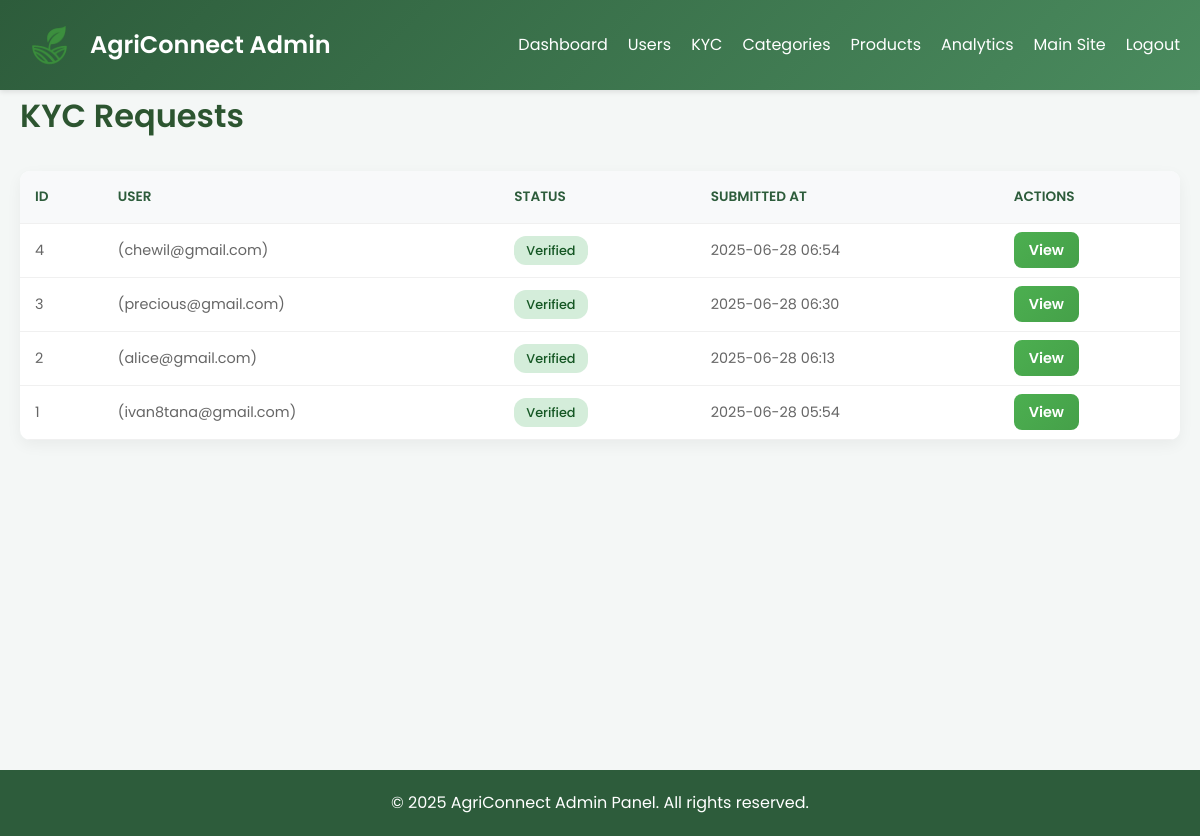
The page /admin/kyc (signed in) on the database its author committed.
### app/models/kyc.py (models this page shows, shortened)
class KYC(db.Model):
    __tablename__ = 'kyc'
    id = db.Column(db.Integer, primary_key=True)
    user_id = db.Column(db.Integer, db.ForeignKey('users.id'), nullable=False, unique=True)
    document_type = db.Column(db.String(50), nullable=False)  # e.g., ID card, passport
    document_number = db.Column(db.String(50), nullable=False)
    document_image_url = db.Column(db.String(255), nullable=True)  # Path or URL to uploaded document
    status = db.Column(db.String(20), nullable=False, default='pending')  # pending, verified, rejected
    submitted_at = db.Column(db.DateTime, default=datetime.now)
    updated_at = db.Column(db.DateTime, default=datetime.now, onupdate=datetime.now)

### app/models/user.py (models this page shows, shortened)
class User(db.Model, UserMixin):
    __tablename__ = 'users'
    id: int = db.Column(db.Integer, primary_key=True)
    username: str = db.Column(db.String(80), unique=True, nullable=False)
    email: str = db.Column(db.String(120), unique=True, nullable=False)
    phone: str | None = db.Column(db.String(20), nullable=True)
    whatsapp: str | None = db.Column(db.String(20), nullable=True)
    password_hash: str = db.Column(db.String(128), nullable=False)
    role: str = db.Column(db.String(20), nullable=False, default='user')  # 'farmer' or 'user'
    created_at: datetime = db.Column(db.DateTime, default=datetime.now)
    updated_at: datetime = db.Column(db.DateTime, default=datetime.now, onupdate=datetime.now)
    products = db.relationship('Product', backref='farmer', lazy=True)
    location = db.relationship('Location', backref='user', uselist=False, lazy=True)
    contact = db.relationship('Contact', backref='user', uselist=False, lazy=True)
    kyc = db.relationship('KYC', backref='user', uselist=False, lazy=True)

### app/views/admin/__init__.py (the view)
@admin_bp.route('/kyc')
@login_required
@admin_required
def kyc_list():
    kycs = KYC.query.order_by(KYC.submitted_at.desc()).all()
    return render_template('admin/kyc_list.html', kycs=kycs)

### app/extensions.py (called while the page is built)
def initialize_extensions(app: Flask):
    db.init_app(app)
    login_manager.init_app(app)
    bcrypt.init_app(app)
    login_manager.login_view = 'auth.login'  # Redirect to the login page if not authenticated
    login_manager.login_message = 'Please log in to access this page.'  # Custom message for unauthenticated users
    login_manager.session_protection = 'strong'  # Use strong session protection
    socketio.init_app(app)  # Initialize SocketIO with the Flask app
    from app.models.user import User
    @login_manager.user_loader
    def load_user(user_id: str) -> Optional[User]:
        return User.query.get(int(user_id))

### app/views/admin/__init__.py (called while the page is built)
def admin_required(func):
    from functools import wraps
    @wraps(func)
    def wrapper(*args, **kwargs):
        if not current_user.is_authenticated or current_user.role != 'admin':
            flash('Admin access required.', 'danger')
            return redirect(url_for('main.index'))
        return func(*args, **kwargs)
    return wrapper

### app/templates/admin/kyc_list.html (shortened to what this page needs)
{% extends 'admin/base.html' %}
{% block content %}
<div class="container">
    <h2 class="page-title">KYC Requests</h2>
    <div class="table-responsive">
        <table class="products-table">
            <thead>
                <tr>
                    <th>ID</th>
                    <th>User</th>
                    <th>Status</th>
                    <th>Submitted At</th>
                    <th>Actions</th>
                </tr>
            </thead>
            <tbody>
                {% for kyc in kycs %}
                <tr>
                    <td>{{ kyc.id }}</td>
                    <td>{{ kyc.user.full_name }} ({{ kyc.user.email }})</td>
                    <td>
                        <span class="badge
                            {% if kyc.status == 'pending' %}badge-warning
                            {% elif kyc.status == 'verified' %}badge-success
                            {% else %}badge-danger{% endif %}">
                            {{ kyc.status|capitalize }}
                        </span>
                    </td>
                    <td>{{ kyc.submitted_at.strftime('%Y-%m-%d %H:%M') }}</td>
                    <td class="action-buttons">
                        <a href="{{ url_for('admin.kyc_detail', kyc_id=kyc.id) }}" class="btn-primary">View</a>
                    </td>
                </tr>
                {% endfor %}
            </tbody>
        </table>
    </div>
</div>
{% endblock %}

### app/static/css/UserDashboard.css (style rules this page uses)
* { margin: 0; padding: 0; box-sizing: border-box; }
body { font-family: 'Poppins', sans-serif; background-color: #f4f7f6; color: #333; line-height: 1.6; }
.container { max-width: 1200px; margin: 0 auto; padding: 0 20px; }
table { color: #333 !important; }
table th { color: #2d5c3b !important; }
table td { color: #666 !important; }

### app/templates/admin/base.html (style rules this page uses)
body { min-height: 100vh; }

### app/templates/admin/kyc_list.html (style rules this page uses)
.table-responsive { overflow-x: auto; background: white; border-radius: 10px; box-shadow: 0 5px 15px rgba(0, 0, 0, 0.05); margin-bottom: 30px; }
.products-table { width: 100%; border-collapse: collapse; text-align: left; font-family: 'Poppins', sans-serif; }
.products-table th, .products-table td { padding: 15px; border-bottom: 1px solid #f0f0f0; vertical-align: middle; font-size: 0.9rem; }
.products-table th { background-color: #f8f9fa; color: #333; font-weight: 600; text-transform: uppercase; font-size: 0.85rem; }
.products-table td { color: #555; }
.badge { padding: 6px 12px; border-radius: 12px; font-size: 0.8rem; font-weight: 500; text-transform: capitalize; }
.badge-success { background-color: #d4edda; color: #155724; }
.action-buttons .btn-primary { background: linear-gradient(135deg, #4caf50, #45a049); color: white; border: none; padding: 8px 15px; border-radius: 8px; font-size: 0.9rem; font-weight: 600; text-decoration: none; transition: all 0.3s ease; }
.page-title { color: #2c5530; font-size: 2rem; font-weight: 600; margin-bottom: 30px; }

### rows shown on the page
KYC: id "4", user.email "chewil@gmail.com", status "Verified", submitted_at "2025-06-28 06:54"
KYC: id "3", user.email "precious@gmail.com", status "Verified", submitted_at "2025-06-28 06:30"
KYC: id "2", user.email "alice@gmail.com", status "Verified", submitted_at "2025-06-28 06:13"
KYC: id "1", user.email "ivan8tana@gmail.com", status "Verified", submitted_at "2025-06-28 05:54"
